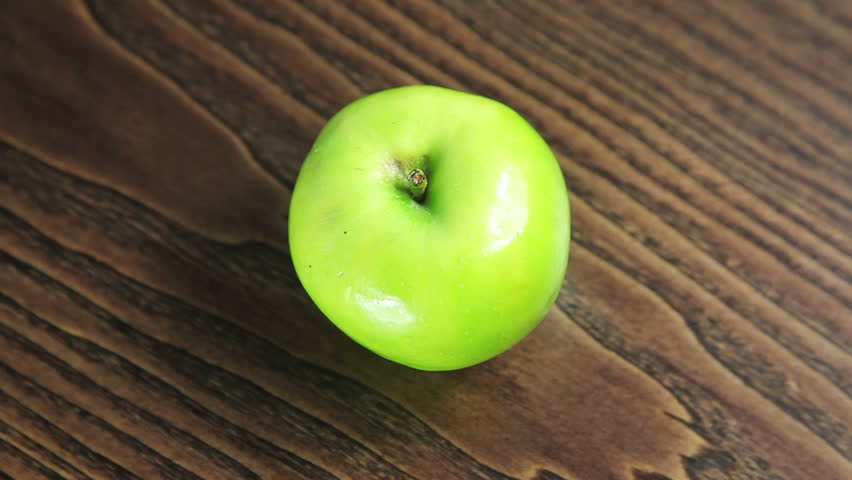
#> input picture images/apple.png, 852 x 480 px
$ jupyter execute 2_simple_color_filters.ipynb
#> lines starting #> are read from the running program, lines starting #| are printed output that depends on the picture; after the words box and inside, x2 and y2 are one past the last pixel; in counts of white or black regions, pixels touching at a corner belong together
[cell 1]
import cv2
import numpy as np

hsv_min =  np.array((35, 40, 40))
hsv_max = np.array((90, 255, 255))

image = cv2.imread('images/apple.png')
#> image is the input picture: shape (480, 852, 3); mean B, G, R 58.5, 96.3, 105.3
hsv = cv2.cvtColor(image, cv2.COLOR_BGR2HSV)
#> hsv: shape (480, 852, 3); mean H, S, V 18.8, 113.4, 112.3
thresh = cv2.inRange(hsv, hsv_min, hsv_max)
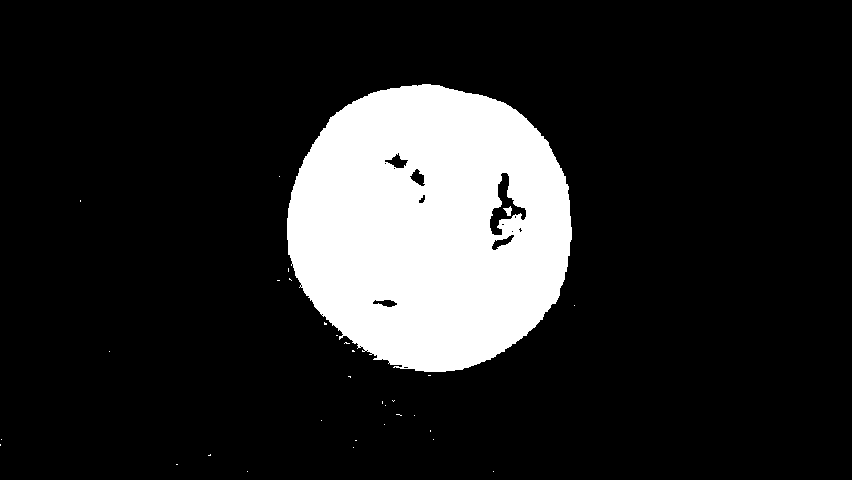
#> thresh: shape (480, 852); 15.4% white; 32 white regions (30 under 20 px), largest, box (x1, y1, x2, y2) and area: (287, 84, 572, 372) 63000, (503, 206, 512, 216) 49

cv2.imshow("result.jpg", thresh)
cv2.waitKey(0)
cv2.destroyAllWindows()

[cell 2]
import cv2
import numpy as np


def process_apple_center_mass(path):
    # Загружаем изображение
#> called with path = 'images/apple.png'
    img = cv2.imread(path)

    # Переводим в HSV
    hsv = cv2.cvtColor(img, cv2.COLOR_BGR2HSV)

    # Подходящий диапазон зелёного яблока
    hsv_min = np.array((35, 40, 40))
    hsv_max = np.array((90, 255, 255))

    # Маска
    mask = cv2.inRange(hsv, hsv_min, hsv_max)

    # Морфология (убрать дыры и шум)
    kernel = np.ones((7, 7), np.uint8)
    mask = cv2.morphologyEx(mask, cv2.MORPH_CLOSE, kernel)
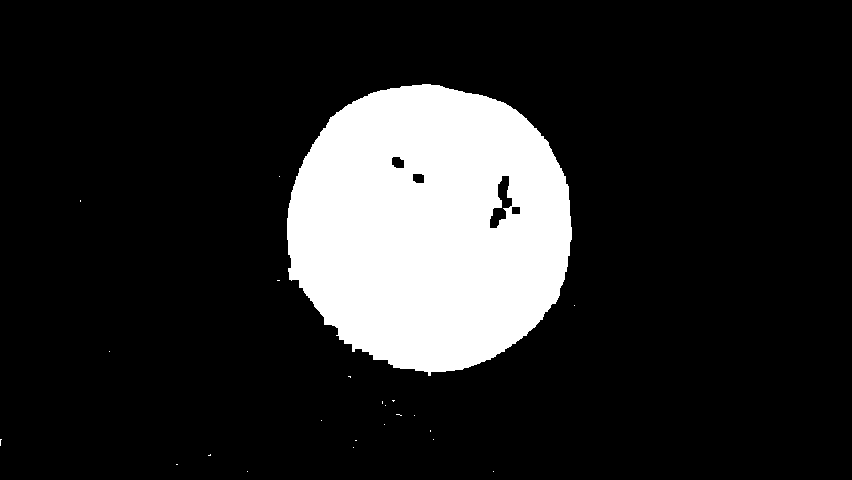
#> mask: shape (480, 852); 15.7% white; 23 white regions (22 under 20 px), largest, box (x1, y1, x2, y2) and area: (287, 84, 572, 376) 63957
    mask = cv2.morphologyEx(mask, cv2.MORPH_OPEN, kernel)
#> mask: shape (480, 852); 15.6% white; 1 white region, box (x1, y1, x2, y2) and area: (287, 84, 572, 372) 63882

    # Центр масс
    M = cv2.moments(mask)
#> M = moments, m00 16289910, centre m10/m00, m01/m00 = (429.1, 226.9)

    cx = int(M["m10"] / M["m00"])
#> cx = 429
    cy = int(M["m01"] / M["m00"])
#> cy = 226

    center = (cx, cy)
#> center = (429, 226)

    #Радиус как max расстояние от центра до белой точки
    ys, xs = np.where(mask == 255)

    distances = np.sqrt((xs - cx)**2 + (ys - cy)**2)
    r = int(np.max(distances))
#> r = 149

    # Рисуем
    out = img.copy()

    # окружность вокруг яблока
    cv2.circle(out, center, r, (0, 0, 255), 3)
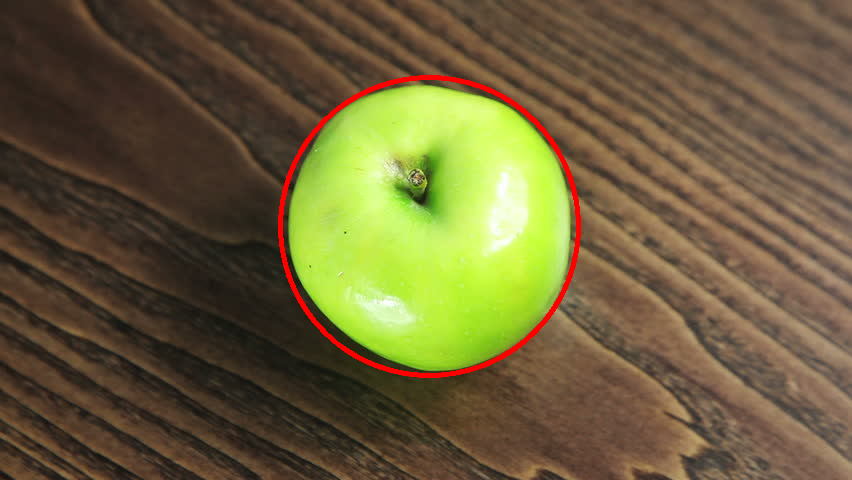
#> out: shape (480, 852, 3); 1.16% of pixels changed, all inside (x1, y1, x2, y2) = (278, 75, 581, 378)

    # центр масс
    cv2.circle(out, center, 6, (255, 0, 0), -1)
#> out: shape (480, 852, 3); 0.03% of pixels changed, all inside (x1, y1, x2, y2) = (423, 220, 436, 233)


    return out, mask


result, mask = process_apple_center_mass("images/apple.png")

cv2.imshow("Apple via Mass Center", result)
cv2.waitKey(0)
cv2.destroyAllWindows()
